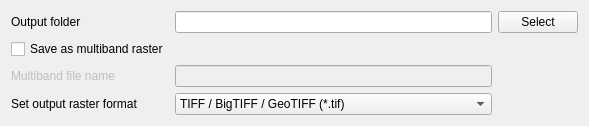
    <widget class="QFrame" name="frame_2">
     <property name="sizePolicy">
      <sizepolicy hsizetype="Expanding" vsizetype="Preferred">
       <horstretch>0</horstretch>
       <verstretch>0</verstretch>
      </sizepolicy>
     </property>
     <property name="frameShape">
      <enum>QFrame::NoFrame</enum>
     </property>
     <property name="frameShadow">
      <enum>QFrame::Plain</enum>
     </property>
     <layout class="QGridLayout" name="gridLayout_13">
      <item row="0" column="0">
       <layout class="QGridLayout" name="gridLayout_2">
        <item row="3" column="0">
         <widget class="QLabel" name="label_12">
          <property name="enabled">
           <bool>false</bool>
          </property>
          <property name="toolTip">
           <string>&lt;html&gt;&lt;head/&gt;&lt;body&gt;&lt;p&gt;Write name of output multiband raster file. Do not use suffix of the file, it will be filled authomatically.&lt;/p&gt;&lt;/body&gt;&lt;/html&gt;</string>
          </property>
          <property name="text">
           <string>Multiband file name</string>
          </property>
         </widget>
        </item>
        <item row="0" column="1">
         <widget class="QLineEdit" name="le_out_folder">
          <property name="sizePolicy">
           <sizepolicy hsizetype="Expanding" vsizetype="Fixed">
            <horstretch>0</horstretch>
            <verstretch>0</verstretch>
           </sizepolicy>
          </property>
         </widget>
        </item>
        <item row="3" column="3">
         <spacer name="horizontalSpacer_3">
          <property name="orientation">
           <enum>Qt::Horizontal</enum>
          </property>
          <property name="sizeType">
           <enum>QSizePolicy::Minimum</enum>
          </property>
          <property name="sizeHint" stdset="0">
           <size>
            <width>40</width>
            <height>20</height>
           </size>
          </property>
         </spacer>
        </item>
        <item row="2" column="3">
         <spacer name="horizontalSpacer_2">
          <property name="orientation">
           <enum>Qt::Horizontal</enum>
          </property>
          <property name="sizeType">
           <enum>QSizePolicy::Minimum</enum>
          </property>
          <property name="sizeHint" stdset="0">
           <size>
            <width>40</width>
            <height>20</height>
           </size>
          </property>
         </spacer>
        </item>
        <item row="3" column="1">
         <widget class="QLineEdit" name="le_out_name">
          <property name="enabled">
           <bool>false</bool>
          </property>
          <property name="toolTip">
           <string>&lt;html&gt;&lt;head/&gt;&lt;body&gt;&lt;p&gt;Write name of output multiband raster file. Do not use suffix of the file, it will be filled authomatically.&lt;/p&gt;&lt;/body&gt;&lt;/html&gt;</string>
          </property>
          <property name="inputMask">
           <string/>
          </property>
          <property name="text">
           <string/>
          </property>
          <property name="placeholderText">
           <string/>
          </property>
         </widget>
        </item>
        <item row="0" column="0">
         <widget class="QLabel" name="label_30">
          <property name="sizePolicy">
           <sizepolicy hsizetype="Preferred" vsizetype="Preferred">
            <horstretch>0</horstretch>
            <verstretch>0</verstretch>
           </sizepolicy>
          </property>
          <property name="toolTip">
           <string>&lt;html&gt;&lt;head/&gt;&lt;body&gt;&lt;p&gt;Set path to output folder.&lt;/p&gt;&lt;/body&gt;&lt;/html&gt;</string>
          </property>
          <property name="text">
           <string>Output folder</string>
          </property>
         </widget>
        </item>
        <item row="2" column="0">
         <widget class="QCheckBox" name="ch_multi">
          <property name="sizePolicy">
           <sizepolicy hsizetype="Preferred" vsizetype="Fixed">
            <horstretch>0</horstretch>
            <verstretch>0</verstretch>
           </sizepolicy>
          </property>
          <property name="toolTip">
           <string>&lt;html&gt;&lt;head/&gt;&lt;body&gt;&lt;p&gt;Chose if the data will be saved as a multiband raster file or if the data will be saved separately. Creation of the multiband layer depends on the format setting. Saving to multiband raster file is not supported for Idrisi rst raster format.&lt;/p&gt;&lt;/body&gt;&lt;/html&gt;</string>
          </property>
          <property name="text">
           <string>Save as multiband raster</string>
          </property>
         </widget>
        </item>
        <item row="2" column="1">
         <spacer name="horizontalSpacer_4">
          <property name="orientation">
           <enum>Qt::Horizontal</enum>
          </property>
          <property name="sizeHint" stdset="0">
           <size>
            <width>40</width>
            <height>20</height>
           </size>
          </property>
         </spacer>
        </item>
        <item row="0" column="3">
         <widget class="QPushButton" name="b_out_folder">
          <property name="sizePolicy">
           <sizepolicy hsizetype="Fixed" vsizetype="Fixed">
            <horstretch>0</horstretch>
            <verstretch>0</verstretch>
           </sizepolicy>
          </property>
          <property name="text">
           <string>Select</string>
          </property>
         </widget>
        </item>
        <item row="4" column="0">
         <widget class="QLabel" name="label_32">
          <property name="text">
           <string>Set output raster format</string>
          </property>
         </widget>
        </item>
        <item row="4" column="1">
         <widget class="QComboBox" name="cb_out_format">
          <property name="minimumSize">
           <size>
            <width>317</width>
            <height>0</height>
           </size>
          </property>
          <property name="currentIndex">
           <number>3</number>
          </property>
          <item>
           <property name="text">
            <string>ENVI (*.hdr)</string>
           </property>
          </item>
          <item>
           <property name="text">
            <string>Erdas Imagine (*.img)</string>
           </property>
          </item>
          <item>
           <property name="text">
            <string>Idrisi Raster (*.rst)</string>
           </property>
          </item>
          <item>
           <property name="text">
            <string>TIFF / BigTIFF / GeoTIFF (*.tif)</string>
           </property>
          </item>
         </widget>
        </item>
       </layout>
      </item>
     </layout>
    </widget>
